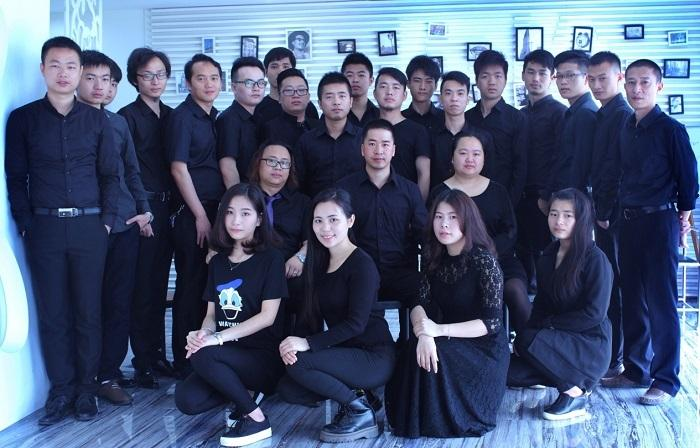
%> input picture Report3/Faces/people2.jpg, 700 x 448 px
$ octave q4_2.m   (GNU Octave 9; MATLAB toolbox functions it lacks are replaced by stand-ins)
%> lines starting %> are read from the running program, lines starting %| are printed output that depends on the picture
### Report3/generateColorVec.m
function out = generateColorVec(pic, L)
pic_R = pic(:,:,1);
pic_G = pic(:,:,2);
pic_B = pic(:,:,3);
color_type  = (2^(2*L))*floor(double(pic_R)./(2^(8-L))) +...
    (2^(L))*floor(double(pic_G)./(2^(8-L))) + floor(double(pic_B)./(2^(8-L)));
length_out = 2^(3*L);
out = zeros(length_out, 1);
for n = 0:1:length_out-1
    out(n+1) = sum(color_type(:)==n);
end
out = out ./sum(out);
end

### colorDist.m
function out = colorDist(v1,v2)
    v1 = sqrt(v1);
    v2 = sqrt(v2);
    out = 1-(v2'*v1);
end

### Report3/q4_2.m
clear all;
close all;
clc;
load('q4_1_v.mat');
pic = imread('Faces/people2.jpg');
%> pic is the input picture: size 448x700x3 uint8; mean R, G, B 76.9, 91.2, 119.2
N = 16;
pic_size = size(pic);
%> pic_size = [448 700 3]
x_left = N - mod(pic_size(1),N);
%> x_left = 16
y_left = N - mod(pic_size(2),N);
%> y_left = 4
if(x_left<N)
    pic((pic_size(1)+1):(pic_size(1)+x_left),:,:) = repmat(pic(pic_size(1),:,:),x_left,1,1);
end
if(y_left<N)
    pic(:,(pic_size(2)+1):(pic_size(2)+y_left),:) = repmat(pic(:,pic_size(2),:),1, y_left,1);
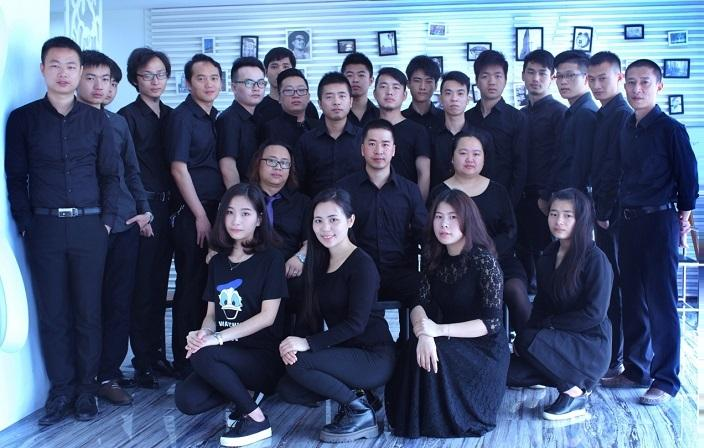
%> pic: size 448x704x3 uint8; mean R, G, B 77.4, 91.8, 119.9
end
pic_size = size(pic);
%> pic_size = [448 704 3]
blockCntRow = floor(pic_size(1)/N);
%> blockCntRow = 28
blockCntCol = floor(pic_size(2)/N);
%> blockCntCol = 44
pic = mat2cell(pic, N*ones(1,blockCntRow), N*ones(1,blockCntCol), 3);
L_cell = mat2cell(L*ones(blockCntRow, blockCntCol),ones(1,blockCntRow),ones(1,blockCntCol));
v_cell = mat2cell(repmat(v, blockCntRow, blockCntCol),length(v)*ones(1,blockCntRow),ones(1,blockCntCol));
N_cell = mat2cell(N*ones(blockCntRow, blockCntCol),ones(1,blockCntRow),ones(1,blockCntCol));
result = cellfun(@generateColorVec, pic, L_cell, 'UniformOutput', false);
%> in generateColorVec, `length_out = 2^(3*L);`: length_out = 512
%> after the loop in generateColorVec, `for n = 0:1:length_out-1`: out = 512 values, max 229 at index 512, min 0 at index 1, mean 0.5
%> in generateColorVec, `out = out ./sum(out);`: out = 512 values, max 0.895 at index 512, min 0 at index 1, mean 0.00195
%> result = 1232 items
result2 = cellfun(@colorDist, result, v_cell, 'UniformOutput', false);
%> in colorDist, `v1 = sqrt(v1);`: v1 = 512 values, max 0.946 at index 512, min 0 at index 1, mean 0.00248
%> in colorDist, `v2 = sqrt(v2);`: v2 = 512 values, max 0.299 at index 420, min 0 at index 3, mean 0.0148
%> in colorDist, `out = 1-(v2'*v1);`: out = 0.907
%> result2 = 1232 items
result2 = cell2mat(result2);
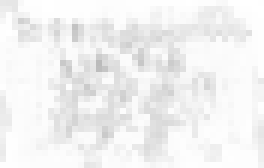
%> result2: size 28x44 double (shown 6 times larger); min 0.737, max 1, mean 0.95
result3 = zeros(blockCntRow, blockCntCol);
result3(result2 <= 0.6) = 1; % set a threshold
%> result3: size 28x44 double; every value is 0
result3 = medfilt2(result3);
result3 = mat2cell(result3, ones(1,blockCntRow), ones(1,blockCntCol));
%> (the run ends here)
